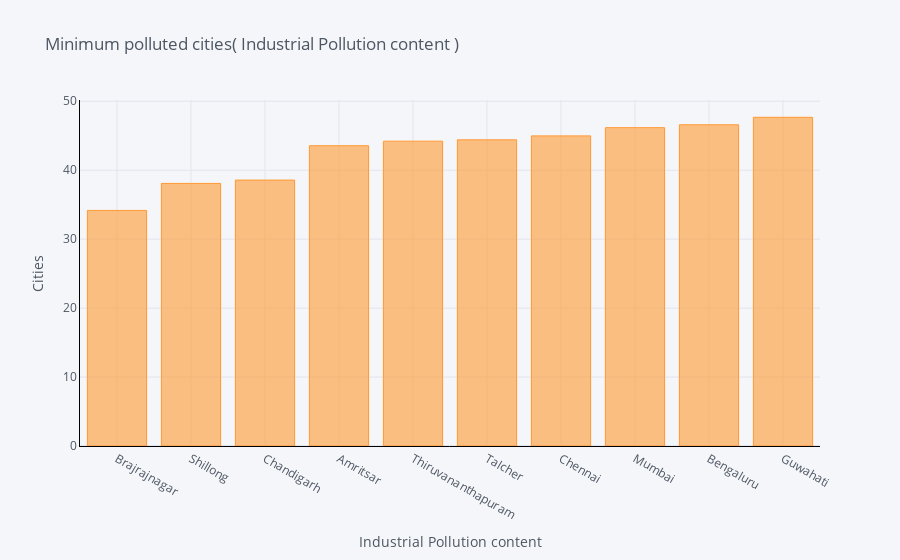
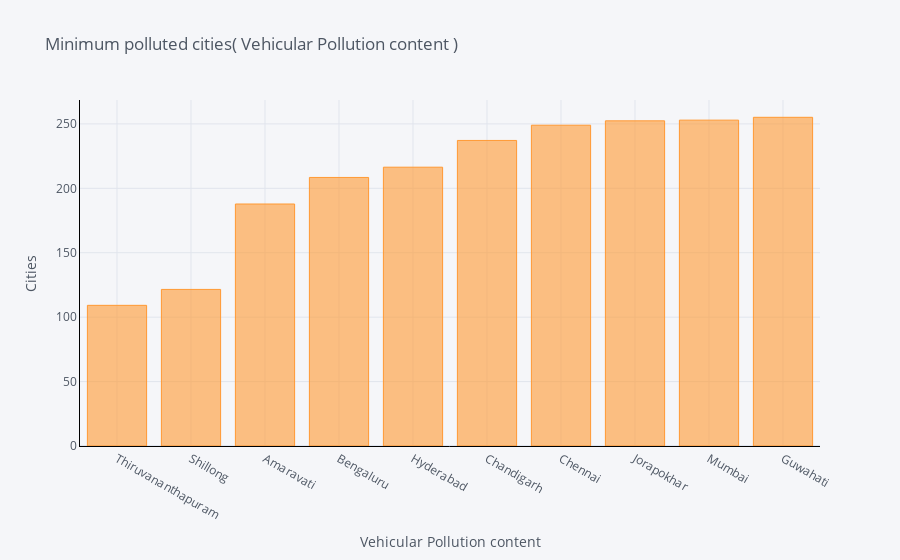

Source (notebook cell) for these figures, in order:
### Code cell
def min_bar_plot(var):
    x1 = df[['City',var]].groupby(["City"]).mean().sort_values(by = var,
    ascending = True).head(10).iplot(kind='bar', yTitle='Cities',xTitle=var, linecolor='black',title='{2} {1} {0}'.format(")",var,' Minimum polluted cities('))
p1 = min_bar_plot('Industrial Pollution content')
p2 = min_bar_plot('Vehicular Pollution content')

### Figure 1 — Plotly figure (JSON) as saved in the notebook; plotly's stock layout.template omitted (floating-point values rounded to 4 significant figures)
{"data": [{"marker": {"color": "rgba(255, 153, 51, 0.6)", "line": {"color": "rgba(255, 153, 51, 1.0)", "width": 1}}, "name": "Industrial Pollution content", "orientation": "v", "text": "", "type": "bar", "x": ["Brajrajnagar", "Shillong", "Chandigarh", "Amritsar", "Thiruvananthapuram", "Talcher", "Chennai", "Mumbai", "Bengaluru", "Guwahati"], "y": [34.17, 38.08, 38.56, 43.55, 44.21, 44.4, 44.97, 46.17, 46.58, 47.67]}], "layout": {"legend": {"bgcolor": "#F5F6F9", "font": {"color": "#4D5663"}}, "paper_bgcolor": "#F5F6F9", "plot_bgcolor": "#F5F6F9", "title": {"font": {"color": "#4D5663"}, "text": " Minimum polluted cities( Industrial Pollution content )"}, "xaxis": {"gridcolor": "#E1E5ED", "linecolor": "black", "showgrid": true, "tickfont": {"color": "#4D5663"}, "title": {"font": {"color": "#4D5663"}, "text": "Industrial Pollution content"}, "zerolinecolor": "#E1E5ED"}, "yaxis": {"gridcolor": "#E1E5ED", "linecolor": "black", "showgrid": true, "tickfont": {"color": "#4D5663"}, "title": {"font": {"color": "#4D5663"}, "text": "Cities"}, "zerolinecolor": "#E1E5ED"}}}

### Figure 2 — Plotly figure (JSON) as saved in the notebook; plotly's stock layout.template omitted (floating-point values rounded to 4 significant figures)
{"data": [{"marker": {"color": "rgba(255, 153, 51, 0.6)", "line": {"color": "rgba(255, 153, 51, 1.0)", "width": 1}}, "name": "Vehicular Pollution content", "orientation": "v", "text": "", "type": "bar", "x": ["Thiruvananthapuram", "Shillong", "Amaravati", "Bengaluru", "Hyderabad", "Chandigarh", "Chennai", "Jorapokhar", "Mumbai", "Guwahati"], "y": [109.2, 121.5, 187.8, 208.4, 216.4, 237.2, 249.0, 252.4, 252.9, 255.1]}], "layout": {"legend": {"bgcolor": "#F5F6F9", "font": {"color": "#4D5663"}}, "paper_bgcolor": "#F5F6F9", "plot_bgcolor": "#F5F6F9", "title": {"font": {"color": "#4D5663"}, "text": " Minimum polluted cities( Vehicular Pollution content )"}, "xaxis": {"gridcolor": "#E1E5ED", "linecolor": "black", "showgrid": true, "tickfont": {"color": "#4D5663"}, "title": {"font": {"color": "#4D5663"}, "text": "Vehicular Pollution content"}, "zerolinecolor": "#E1E5ED"}, "yaxis": {"gridcolor": "#E1E5ED", "linecolor": "black", "showgrid": true, "tickfont": {"color": "#4D5663"}, "title": {"font": {"color": "#4D5663"}, "text": "Cities"}, "zerolinecolor": "#E1E5ED"}}}
